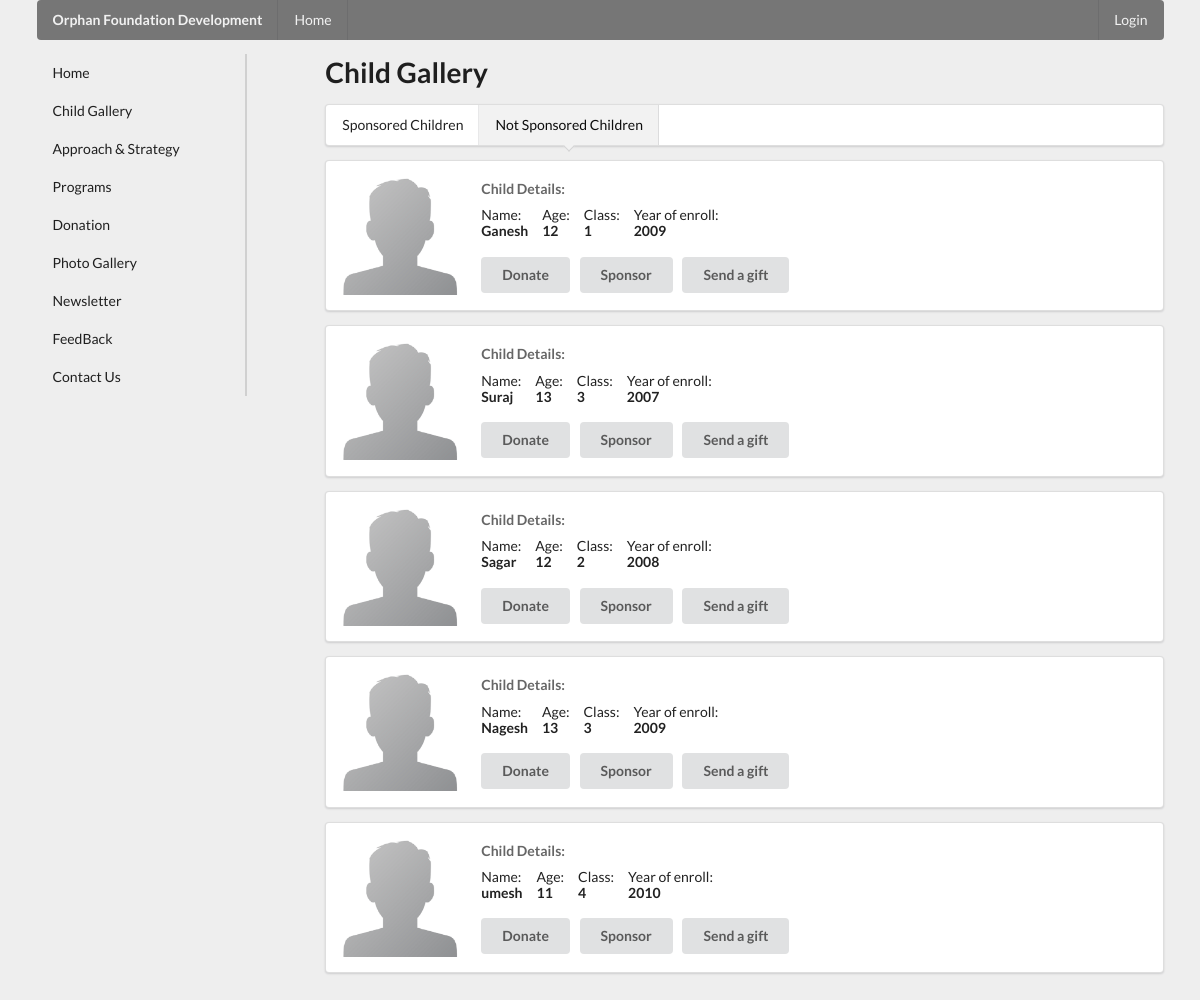
The app's page /child-gallery-unsponsored.php, older data.
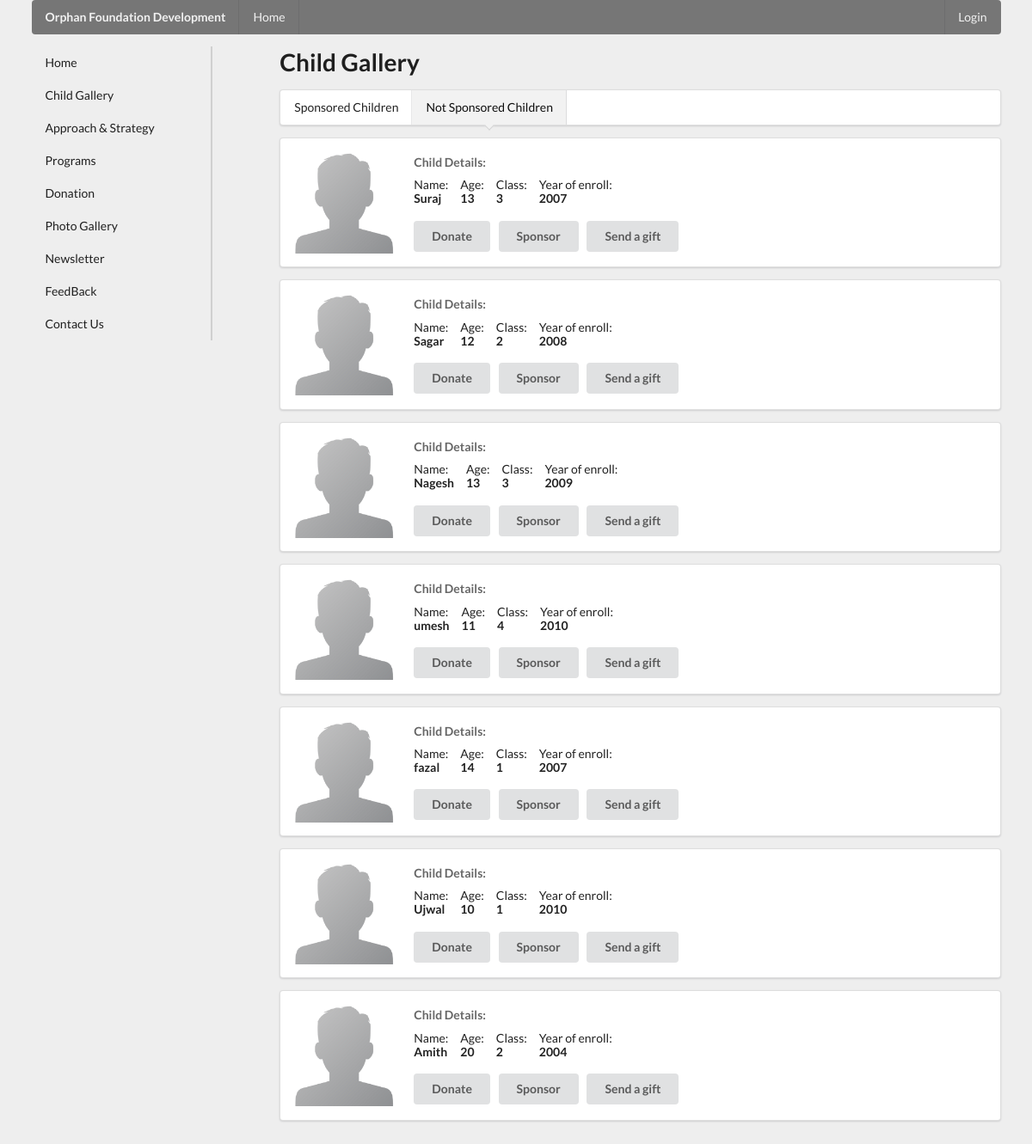
The same page, newer data.
### tables this page shows
CREATE TABLE `children` (
  `cid` int(50) NOT NULL,
  `cname` varchar(30) NOT NULL,
  `cdob` date NOT NULL,
  `cyoe` year(4) NOT NULL,
  `cclass` int(3) NOT NULL,
  `cstory` text NOT NULL,
  `cphoto` text NOT NULL,
  `sponsored` tinyint(1) NOT NULL
);

### child-gallery-unsponsored.php (the view)
<?php include './components/header.php'; ?>
    <div class="ui container">
        <?php include './components/top-menu.php'; ?>
        <div class="ui grid">
            <?php include './components/side-menu.php'; ?>
            <div class="twelve wide column">
                <h1>Child Gallery</h1>
                <div class="ui pointing menu">
                    <a class="item" href="child-gallery-sponsored.php">
                        Sponsored Children
                    </a>
                    <a class="item active" href="child-gallery-unsponsored.php">
                        Not Sponsored Children
                    </a>
                </div>
                <?php
                    $sql = "SELECT cid, cname, cdob, cyoe, cclass FROM children WHERE sponsored=0";
                    $result = $conn->query($sql);
                    if ($result->num_rows > 0) {
                        while($row = $result->fetch_assoc()) {
                            $dob = $row["cdob"];
                            $age = (date('Y') - date('Y',strtotime($dob)));
                ?>
                <div class="ui segment">
                    <div class="ui divided items">
                        <div class="item">
                            <div class="ui image">
                                <img src="img/defaultimg.png" style="width: 120px;">
                            </div>
                            <div class="middle aligned content">
                            <div class="meta">
                                <span><strong>Child Details:</strong></span>
                            </div>
                            <div class="description">
                                <div class="ui horizontal list">
                                    <div class="item">
                                        <div class="content">
                                            <div>Name:</div> <strong><?php echo $row["cname"]; ?></strong>
                                        </div>
                                    </div>
                                    <div class="item">
                                        <div class="content">
                                            <div>Age:</div> <strong><?php echo $age; ?></strong>
                                        </div>
                                    </div>
                                    <div class="item">
                                        <div class="content">
                                        <div>Class:</div> <strong><?php echo $row["cclass"]; ?></strong>
                                        </div>
                                    </div>
                                    <div class="item">
                                        <div class="content">
                                        <div>Year of enroll:</div> <strong><?php echo $row["cyoe"]; ?></strong>
                                        </div>
                                    </div>
                                </div>
                            </div>
                            <div class="extra">
                                <a class="ui right button" href="donation.php">Donate</a>
                                <a class="ui right button" href="sponsor-children.php?cid=<?php echo $row['cid']; ?>">Sponsor</a>
                                <a class="ui right button" href="send-gift.php?cid=<?php echo $row['cid']; ?>">Send a gift</a>
                            </div>
                            </div>
                        </div>
                    </div>
                </div>
                <?php
                        }
                    } else {
                        echo "0 results";
                    }
                ?>
            </div>
            <span class="p-20"></span>
        </div>
    </div>
<?php include './components/footer.php'; ?>

### components/header.php (shortened to what this page needs)
<!DOCTYPE html>
<html lang="en">
<head>
    <link rel="stylesheet" href="./semantic/semantic.min.css">
    <link rel="stylesheet" href="./css/main.css">
</head>
<body style="background-color: #eeeeee;">

### components/top-menu.php
<div class="ui grey inverted menu">
    <div class="header item">
        Orphan Foundation Development
    </div>
    <a class="item" href="index.php">Home</a>
    <div class="right menu">
        <?php
            if (empty($_SESSION['user_id'])) {
        ?>
                <a href="login.php" class="item <?php echo ($_SERVER['PHP_SELF'] == "/orphan/login.php" ? "active" : "");?>">Login</a>
        <?php
            } else {
        ?>
                <a href="admin/index.php" class="item">Admin Panel</a>
                <a href="logout.php" class="item">Logout</a>
        <?php
            }
        ?>
    </div>
</div>

### components/side-menu.php
<div class="four wide column" id="example1">
    <div class="ui secondary vertical pointing menu">
        <a class="item <?php echo ($_SERVER['PHP_SELF'] == "/orphan/index.php" ? "active" : "");?>" href="index.php">Home</a>
        <a class="item <?php echo ($_SERVER['PHP_SELF'] == "/orphan/child-gallery-sponsored.php" ? "active" : "");?>" href="child-gallery-sponsored.php">Child Gallery</a>
        <a class="item <?php echo ($_SERVER['PHP_SELF'] == "/orphan/approach-strategy.php" ? "active" : "");?>" href="approach-strategy.php">Approach & Strategy</a>
        <a class="item <?php echo ($_SERVER['PHP_SELF'] == "/orphan/program.php" ? "active" : "");?>" href="program.php">Programs</a>
        <a class="item <?php echo ($_SERVER['PHP_SELF'] == "/orphan/donation.php" ? "active" : "");?>" href="donation.php">Donation</a>
        <a class="item <?php echo ($_SERVER['PHP_SELF'] == "/orphan/photo-gallery.php" ? "active" : "");?>" href="photo-gallery.php">Photo Gallery</a>
        <a class="item <?php echo ($_SERVER['PHP_SELF'] == "/orphan/newsletter.php" ? "active" : "");?>" href="newsletter.php">Newsletter</a>
        <a class="item <?php echo ($_SERVER['PHP_SELF'] == "/orphan/feedback-form.php" ? "active" : "");?>" href="feedback-form.php">FeedBack</a>
        <a class="item <?php echo ($_SERVER['PHP_SELF'] == "/orphan/contact-us.php" ? "active" : "");?>" href="contact-us.php">Contact Us</a>
    </div>
</div>

### css/main.css (style rules this page uses)
.p-20 { padding: 200px; }

Row changes from the older to the newer data that the page shows:
no longer on this page (row edited): children: cname "Ganesh", cdob "12", cclass "1", cyoe "2009"
added children: cname "fazal", cdob "14", cclass "1", cyoe "2007"
added children: cname "Ujwal", cdob "10", cclass "1", cyoe "2010"
added children: cname "Amith", cdob "20", cclass "2", cyoe "2004"
